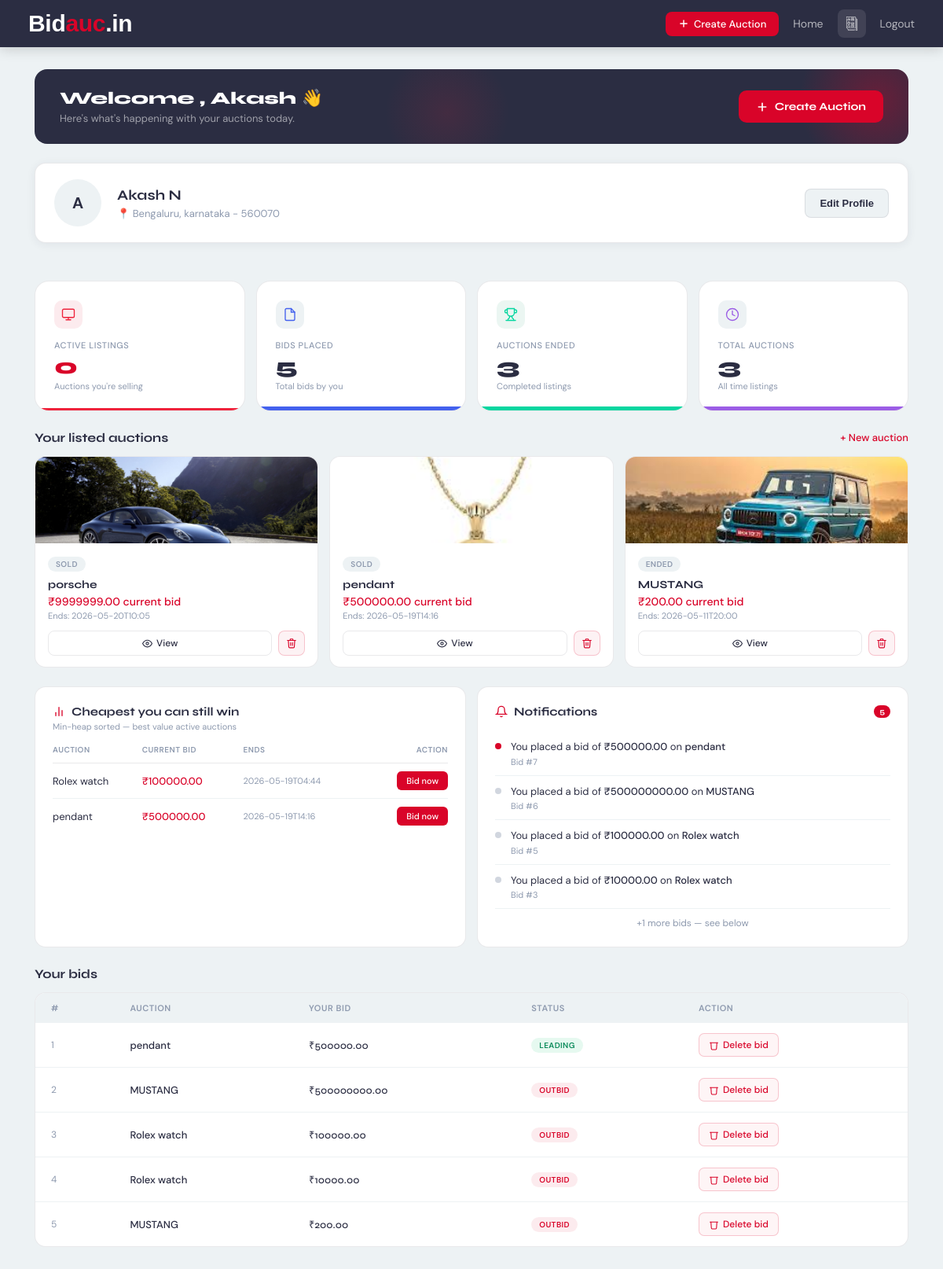
The app's page /dashboard (signed in) with its own data.
### tables this page shows
CREATE TABLE users (
        id INTEGER PRIMARY KEY AUTOINCREMENT,
        name TEXT,
        mobile TEXT,
        email TEXT UNIQUE,
        password TEXT
    , surname TEXT, dob TEXT, gender TEXT, address TEXT, pincode TEXT, state TEXT, city TEXT, profile_pic TEXT, is_admin INTEGER DEFAULT 0);

CREATE TABLE auctions (
        id INTEGER PRIMARY KEY AUTOINCREMENT,
        title TEXT,
        description TEXT,
        image TEXT,
        start_price REAL,
        current_bid REAL,
        end_time TEXT,
        seller_id INTEGER,
        status TEXT DEFAULT 'active'
    , category TEXT DEFAULT 'Other', buy_now_price REAL DEFAULT NULL, sold_mode TEXT DEFAULT 'manual', sold_to INTEGER DEFAULT NULL);

CREATE TABLE bids (
        id INTEGER PRIMARY KEY AUTOINCREMENT,
        auction_id INTEGER,
        user_id INTEGER,
        bid_amount REAL
    );

### app.py (the view)
@app.route('/dashboard')
def dashboard():
    if 'user_id' not in session:
        return redirect('/login')
    conn = get_db()
    cursor = conn.cursor()
    cursor.execute("SELECT * FROM users WHERE id=?", (session['user_id'],))
    user_data = cursor.fetchone()
    cursor.execute("SELECT * FROM auctions WHERE seller_id = ? ORDER BY id DESC", (session['user_id'],))
    auctions = cursor.fetchall()
    cursor.execute("""
        SELECT bids.id, bids.auction_id, bids.user_id, bids.bid_amount, auctions.title
        FROM bids
        JOIN auctions ON bids.auction_id = auctions.id
        WHERE bids.user_id = ?
        ORDER BY bids.id DESC
    """, (session['user_id'],))
    bids = cursor.fetchall()
    conn.close()
    return render_template(
        "dashboard.html",
        user=user_data,  # Passed for the profile form!
        auctions=auctions,
        bids=bids,
        cheapest_biddable=get_cheapest_biddable(session['user_id'])
    )

### algorithms.py (called while the page is built)
def get_conn():
    conn = sqlite3.connect("auction.db", check_same_thread=False)
    conn.row_factory = sqlite3.Row
    return conn

def get_cheapest_biddable(user_id: int, top_n: int = 5) -> list[dict]:
    conn = get_conn()
    cursor = conn.cursor()
    cursor.execute("""
        SELECT a.id, a.title, a.current_bid, a.end_time
        FROM auctions a
        JOIN bids b ON b.auction_id = a.id
        WHERE b.user_id = ?
          AND (a.end_time IS NULL OR a.end_time > ?)
        GROUP BY a.id
    """, (user_id, datetime.now().isoformat()))
    rows = cursor.fetchall()
    conn.close()
    heap = []
    for row in rows:
        heapq.heappush(heap, (row["current_bid"], row["id"], row["title"], row["end_time"]))
    result = []
    for _ in range(min(top_n, len(heap))):
        bid, aid, title, end_time = heapq.heappop(heap)
        result.append({"id": aid, "title": title, "current_bid": bid, "end_time": end_time})
    return result

### app.py (called while the page is built)
def get_db():
    db_path = "/tmp/auction.db"
    conn = sqlite3.connect(db_path, timeout=10)
    conn.execute("PRAGMA journal_mode=WAL")
    return conn

### templates/Dashboard.html (shortened to what this page needs)
<!DOCTYPE html>
<html lang="en">
<head>
  <link rel="stylesheet" href="{{ url_for('static', filename='css/dashboard.css') }}"/>
</head>
<body>
<nav class="navbar">
  <a href="/" class="nav-logo">Bid<span>auc</span>.in</a>
  <div class="nav-links">
    <a href="/">Home</a>
    <a href="#" onclick="toggleProfileForm(); return false;" class="nav-profile-icon" title="Edit Profile">
    <img src="{{ url_for('static', filename='images/profile-icon.png') }}" alt="Profile Details">
    </a>
    <a href="/create_auction" class="btn-create-nav">
      <svg viewBox="0 0 24 24" fill="none" stroke-width="2.5" stroke-linecap="round"><path d="M12 5v14M5 12h14"/></svg>
      Create Auction
    </a>
    <a href="/logout">Logout</a>
  </div>
</nav>
<div class="page-wrapper">
  <div class="welcome-bar">
    <div class="welcome-text">
      <div class="welcome-greeting">Welcome , {{ session.get('user_name', 'User') }} 👋</div>
      <div class="welcome-sub">Here's what's happening with your auctions today.</div>
    </div>
    <a href="/create_auction" class="btn-create-hero">
      <svg viewBox="0 0 24 24" fill="none" stroke-width="2.5" stroke-linecap="round"><path d="M12 5v14M5 12h14"/></svg>
      Create Auction
    </a>
  </div>
{% set profile_complete = user[5] %}
{% if profile_complete %}
<div id="profile-view-mode" class="profile-card profile-view-box">
    <div class="profile-view-left">
        {% if user[12] %}
            <img src="{{ url_for('static', filename='images/profiles/' + user[12]) }}" class="profile-img-sm">
        {% else %}
            <div class="profile-placeholder-sm">{{ user[1][0] }}</div>
        {% endif %}
        <div>
            <h3 class="profile-heading-sm">
                {{ user[1] }} {{ user[5] }}
            </h3>
            <p class="profile-address-text">
                📍 {{ user[11] }}, {{ user[10] }} - {{ user[9] }}
            </p>
        </div>
    </div>
    <button onclick="toggleProfileForm()" class="btn-edit-profile">
        Edit Profile
    </button>
</div>
{% endif %}
  <div class="stats-row">
    <div class="stat-card highlight">
      <div class="stat-icon red">
        <svg viewBox="0 0 24 24" fill="none" stroke-width="1.8" stroke-linecap="round">
          <rect x="2" y="3" width="20" height="14" rx="2"/>
          <path d="M8 21h8M12 17v4"/>
        </svg>
      </div>
      <div class="stat-label">Active listings</div>
      <div class="stat-value red">{{ auctions | selectattr('8', 'equalto', 'active') | list | length if auctions else 0 }}</div>
      <div class="stat-sub">Auctions you're selling</div>
    </div>
    <div class="stat-card">
      <div class="stat-icon">
        <svg viewBox="0 0 24 24" fill="none" stroke-width="1.8" stroke-linecap="round">
          <path d="M14 2H6a2 2 0 0 0-2 2v16a2 2 0 0 0 2 2h12a2 2 0 0 0 2-2V8z"/>
          <polyline points="14 2 14 8 20 8"/>
        </svg>
      </div>
      <div class="stat-label">Bids placed</div>
      <div class="stat-value">{{ bids | length }}</div>
      <div class="stat-sub">Total bids by you</div>
    </div>
    <div class="stat-card">
      <div class="stat-icon green">
      </div>
      <div class="stat-label">Auctions ended</div>
      <div class="stat-value">{{ auctions | rejectattr('8', 'equalto', 'active') | list | length if auctions else 0 }}</div>
      <div class="stat-sub">Completed listings</div>
    </div>
    <div class="stat-card">
      <div class="stat-icon">
        <svg viewBox="0 0 24 24" fill="none" stroke-width="1.8" stroke-linecap="round">
          <circle cx="12" cy="12" r="10"/>
          <polyline points="12 6 12 12 16 14"/>
        </svg>
      </div>
      <div class="stat-label">Total auctions</div>
      <div class="stat-value">{{ auctions | length if auctions else 0 }}</div>
      <div class="stat-sub">All time listings</div>
    </div>
  </div>
  <div>
    <div class="section-header">
      <div class="section-title">Your listed auctions</div>
      <a href="/create_auction" class="section-link">+ New auction</a>
    </div>
    <div class="auction-cards-grid">
      {% if auctions %}
        {% for item in auctions %}
        <div class="auction-card">
          <div class="auction-card-img">
            {% if item[3] %}
              <img src="{{ url_for('static', filename='images/' + item[3]) }}" alt="{{ item[1] }}"/>
            {% endif %}
          </div>
          <div class="auction-card-body">
            <span class="status-pill {% if item[8] == 'active' %}active{% else %}ended{% endif %}">
              {{ item[8] | upper }}
            </span>
            <div class="auction-card-title">{{ item[1] }}</div>
            <div class="auction-card-price">&#8377;{{ "%.2f"|format(item[5] or item[4]|float) }} current bid</div>
            <div class="auction-card-meta">Ends: {{ item[6] }}</div>
            <div class="auction-card-actions">
              <a href="/auction/{{ item[0] }}" class="btn-view">
                <svg viewBox="0 0 24 24" fill="none" stroke-width="2" stroke-linecap="round"><path d="M1 12s4-8 11-8 11 8 11 8-4 8-11 8-11-8-11-8z"/><circle cx="12" cy="12" r="3"/></svg>
                View
              </a>
              <a href="/delete_auction/{{ item[0] }}"
                 class="btn-delete-auction"
                 onclick="return confirm('Delete this auction? This cannot be undone.')">
                <svg viewBox="0 0 24 24" fill="none" stroke-width="2" stroke-linecap="round">
                  <polyline points="3 6 5 6 21 6"/>
                  <path d="M19 6l-1 14a2 2 0 0 1-2 2H8a2 2 0 0 1-2-2L5 6"/>
                  <path d="M10 11v6M14 11v6"/>
                  <path d="M9 6V4a1 1 0 0 1 1-1h4a1 1 0 0 1 1 1v2"/>
                </svg>
              </a>
            </div>
          </div>
        </div>
        {% endfor %}
      {% endif %}
    </div>
  </div>
  <div class="two-col">
    <div class="heap-card">
      <div class="heap-card-header">
        <div class="heap-card-title">
          <svg viewBox="0 0 24 24" fill="none" stroke-width="2" stroke-linecap="round">
            <line x1="18" y1="20" x2="18" y2="10"/><line x1="12" y1="20" x2="12" y2="4"/>
            <line x1="6" y1="20" x2="6" y2="14"/>
          </svg>
          Cheapest you can still win
        </div>
        <div class="heap-card-sub">Min-heap sorted — best value active auctions</div>
      </div>
      {% if cheapest_biddable %}
        <table class="heap-table">
          <thead>
            <tr>
              <th>Auction</th>
              <th>Current bid</th>
              <th>Ends</th>
              <th style="text-align:right">Action</th>
            </tr>
          </thead>
          <tbody>
            {% for item in cheapest_biddable %}
            <tr>
              <td>{{ item.title }}</td>
              <td>&#8377;{{ "%.2f"|format(item.current_bid) }}</td>
              <td>{{ item.end_time or '—' }}</td>
              <td style="text-align:right">
                <a href="/auction/{{ item.id }}" class="btn-bid-now">Bid now</a>
              </td>
            </tr>
            {% endfor %}
          </tbody>
        </table>
      {% else %}
        <div style="padding:24px 0;text-align:center;font-size:13px;color:var(--gray)">
          No active auctions available to bid on.
        </div>
      {% endif %}
    </div>
    <div class="notif-card">
      <div class="notif-card-title">
        <svg viewBox="0 0 24 24" fill="none" stroke-width="2" stroke-linecap="round">
          <path d="M18 8A6 6 0 0 0 6 8c0 7-3 9-3 9h18s-3-2-3-9"/>
          <path d="M13.73 21a2 2 0 0 1-3.46 0"/>
        </svg>
        Notifications
        {% if bids | length > 0 %}
          <span class="notif-badge">{{ [bids | length, 9] | min }}{% if bids | length > 9 %}+{% endif %}</span>
        {% endif %}
      </div>
      {% if bids %}
        {% for bid in bids[:4] %}
        <div class="notif-item">
          <div class="notif-dot {% if not loop.first %}read{% endif %}"></div>
          <div class="notif-content">
            <div class="notif-text">You placed a bid of <b>&#8377;{{ "%.2f"|format(bid[3]) }}</b> on <b>{{ bid[4] }}</b></div>
            <div class="notif-time">Bid #{{ bid[0] }}</div>
          </div>
        </div>
        {% endfor %}
        {% if bids | length > 4 %}
          <div style="padding-top:10px;font-size:12px;color:var(--gray);text-align:center">
            +{{ bids | length - 4 }} more bids — see below
          </div>
        {% endif %}
      {% else %}
        <div class="notif-empty">No recent activity yet.</div>
      {% endif %}
    </div>
  </div>
  <div>
    <div class="section-header">
      <div class="section-title">Your bids</div>
    </div>
    <div class="bids-section-card">
      {% if bids %}
        <div class="bids-table-wrap">
          <table class="bids-table">
            <thead>
              <tr>
                <th>#</th>
                <th>Auction</th>
                <th>Your bid</th>
                <th>Status</th>
                <th>Action</th>
              </tr>
            </thead>
            <tbody>
              {% for bid in bids %}
              <tr>
                <td style="color:var(--gray);font-size:12px">{{ loop.index }}</td>
                <td>
                  <a href="/auction/{{ bid[1] }}" style="color:var(--dark);font-weight:500;">
                    {{ bid[4] }}
                  </a>
                </td>
                <td class="bid-amount-cell">&#8377;{{ "%.2f"|format(bid[3]) }}</td>
                <td>
                  {% if loop.first %}
                    <span class="pill-leading">Leading</span>
                  {% else %}
                    <span class="pill-outbid">Outbid</span>
                  {% endif %}
                </td>
                <td>
                  <a href="/delete_bid/{{ bid[0] }}"
                     class="btn-delete-bid"
                     onclick="return confirm('Delete this bid?')">
                    <svg viewBox="0 0 24 24" fill="none" stroke-width="2" stroke-linecap="round">
                      <polyline points="3 6 5 6 21 6"/>
                      <path d="M19 6l-1 14a2 2 0 0 1-2 2H8a2 2 0 0 1-2-2L5 6"/>
                    </svg>
                    Delete bid
                  </a>
                </td>
              </tr>
              {% endfor %}
            </tbody>
          </table>
        </div>
      {% else %}
        <div class="bids-empty">You haven't placed any bids yet.</div>
      {% endif %}
    </div>
  </div>
</div>
</body>
</html>

### records on screen
users: get "Akash", name "A", name "Akash", surname "N", city "Bengaluru", state "karnataka", pincode "560070"
auctions: image+title (picture), status "SOLD", title "porsche", current_bid "9999999.00", end_time "2026-05-20T10:05"
auctions: image (picture), status "SOLD", title "pendant", current_bid "500000.00", end_time "2026-05-19T14:16"
auctions: image (picture), status "ENDED", title "MUSTANG", current_bid "200.00", end_time "2026-05-11T20:00"
auctions: title "Rolex watch", current_bid "100000.00", end_time "2026-05-19T04:44"
bids: bid_amount "500000.00", title "pendant", id "7", shows "LEADING"
bids: bid_amount "500000000.00", title "MUSTANG", id "6", shows "OUTBID"
bids: bid_amount "100000.00", title "Rolex watch", id "5", shows "OUTBID"
bids: bid_amount "10000.00", title "Rolex watch", id "3", shows "OUTBID"
bids: title "MUSTANG", bid_amount "200.00", shows "OUTBID"

### other values on screen
{{ bids | length }} "5"
{{ auctions | length if auctions else 0 }} "3"
{{ [bids | length, 9] | min }} "5"
{{ bids | length - 4 }} "1"
